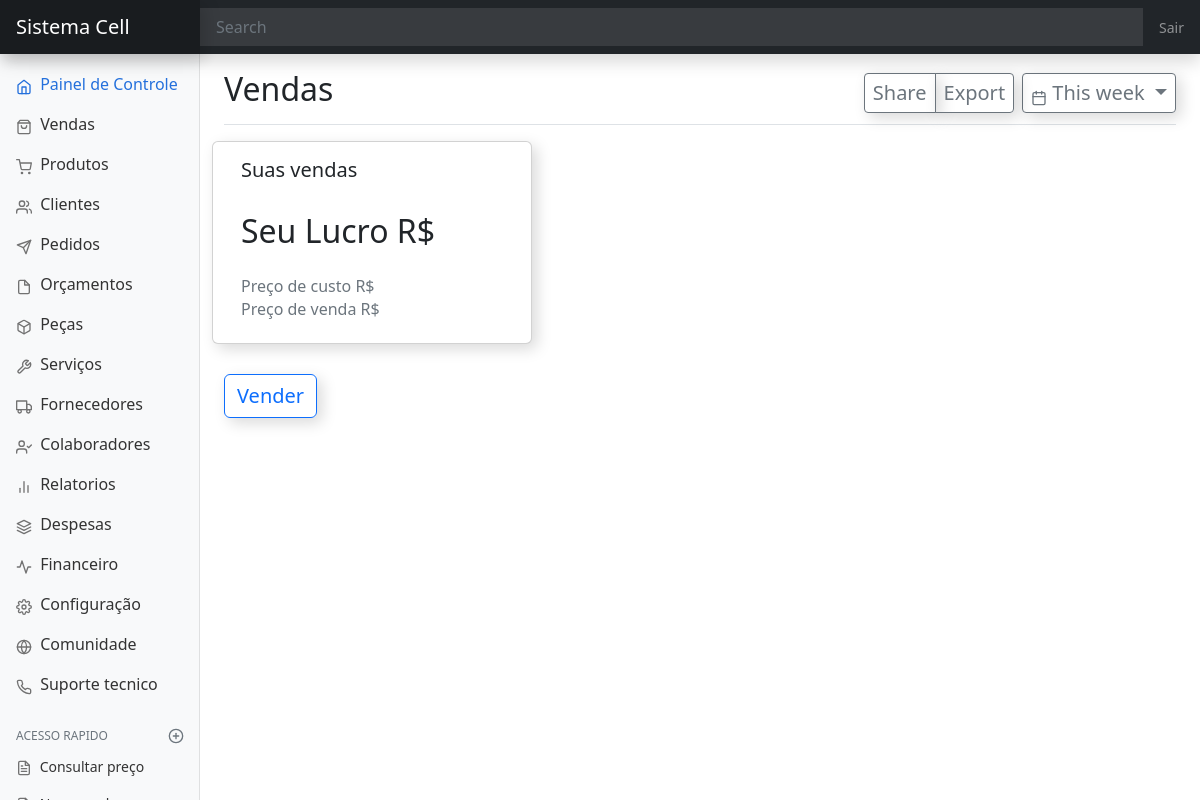
The app's page /vendas/ (signed in), older data.
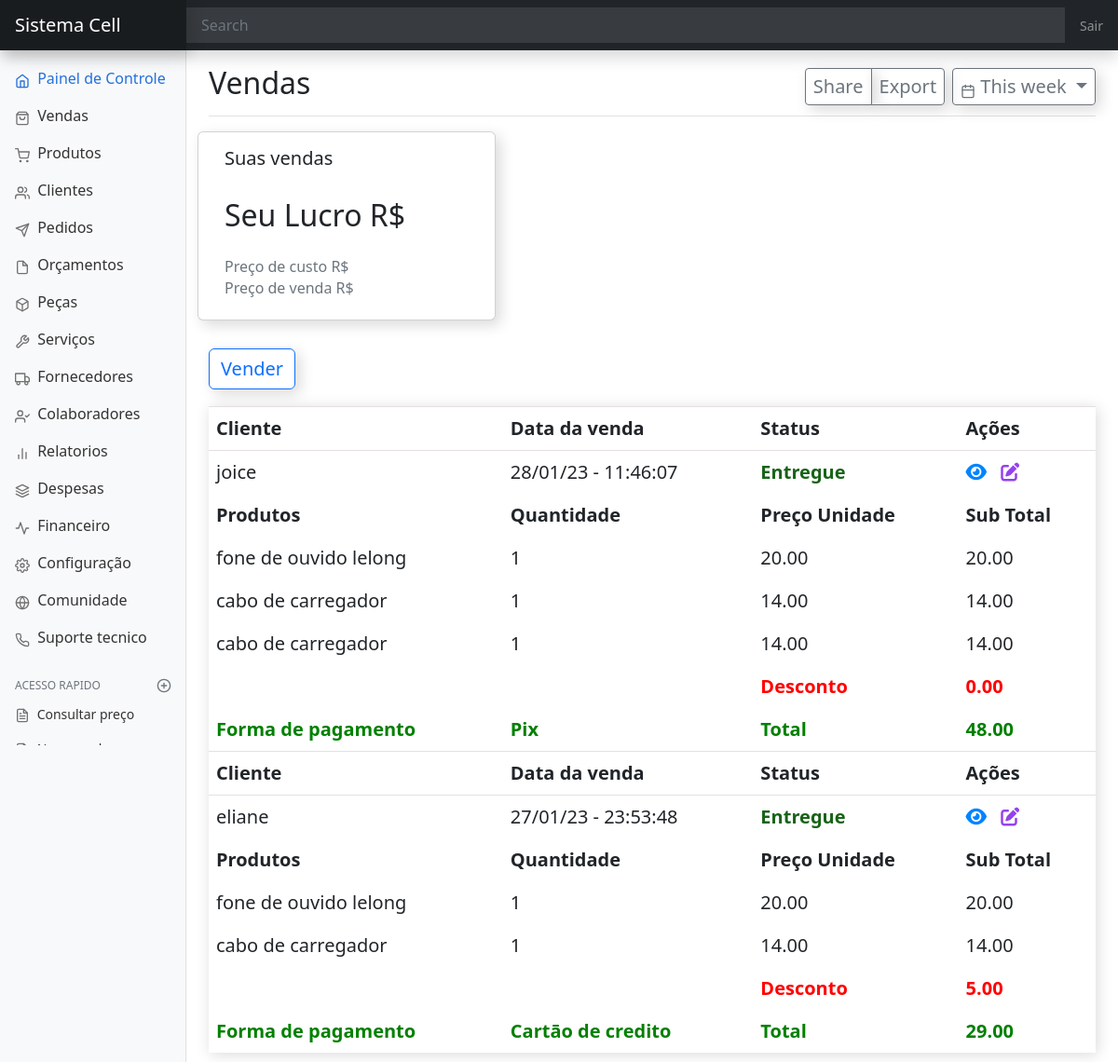
The same page, newer data.
### venda/models.py (models this page shows, shortened)
class Vendas(models.Model):
    ENTREGUE = 'Entregue'
    CANCELADA = 'Cancelada'
    TROCA = 'Troca de produto'
    RETORNO_GARANTIA = 'Retorno garantia'
    STATUS = [
        (ENTREGUE, 'Concluida e entregue'),
        (CANCELADA, 'Cancelada e estornada'),
        (TROCA, 'Troca de produto'),
        (RETORNO_GARANTIA, 'Retorno para garantia')
    ]
    PIX = 'Pix'
    CARTAO_CREDITO = 'Cartāo de credito'
    CARTAO_DEBITO = 'Cartāo de debito'
    DINHEIRO = 'Dinheiro'
    FIADO = 'Fiado a receber'
    FORMA_PAGAMENTO = [
        (PIX, 'Pix'),
        (CARTAO_CREDITO, 'Cartāo de credito'),
        (CARTAO_DEBITO, 'Cartāo de debito'),
        (DINHEIRO, 'Dinheiro'),
        (FIADO, 'Fiado a receber')
    ]
    usuario = models.ForeignKey(User, on_delete=models.PROTECT)
    data_criacao = models.DateTimeField(auto_now_add=True)
    data_edicao = models.DateTimeField(auto_now=True)
    cliente = models.ForeignKey(Cliente, on_delete=models.CASCADE)
    vendedor = models.ForeignKey(Colaborador, on_delete=models.CASCADE)
    desconto = models.DecimalField(max_digits=9, decimal_places=2, null=True, blank=True)
    forma_pagamento = models.CharField(choices=FORMA_PAGAMENTO, max_length=20, default=PIX)
    observacao = models.TextField(null=True, blank=True)
    status = models.CharField(choices=STATUS, max_length=20, default=ENTREGUE)
    class Meta:
        ordering = ('-pk',)
    def total(self):
        qs = self.vendas_items.filter(vendas=self.pk).values_list(
            'preco', 'quantidade') or 0
        t = 0 if isinstance(qs, int) else sum(map(lambda q: q[0] * q[1], qs))
        desc = t - self.desconto
        return desc

class ItemsVenda(models.Model):
    vendas = models.ForeignKey(Vendas,
                               on_delete=models.SET_NULL,
                               related_name='vendas_items',
                               blank=True,
                               null=True,
                               )
    produto = models.ForeignKey(Produto,
                                on_delete=models.CASCADE)
    quantidade = models.IntegerField()
    preco = models.DecimalField(max_digits=9, decimal_places=2)
    class Meta:
        ordering = ('pk',)
    def subtotal(self):
        return self.quantidade * self.preco

### cliente/models.py (models this page shows, shortened)
class Cliente(models.Model):
    usuario = models.ForeignKey(User, on_delete=models.PROTECT)
    data_criacao = models.DateTimeField(auto_now_add=True, editable=False)
    data_edicao = models.DateTimeField(auto_now=True, editable=False)
    nome_cliente = models.CharField(max_length=90)
    data_nascimento = models.DateField(null=True, blank=True)
    cpf = models.CharField(max_length=14, null=True, blank=True)
    telefone_contato = models.CharField(max_length=15)
    telefone_contato_2 = models.CharField(max_length=15, null=True, blank=True)
    rua = models.CharField(max_length=99, null=True, blank=True)
    numero_casa = models.IntegerField(null=True, blank=True)
    bairro = models.CharField(max_length=90, null=True, blank=True)
    observacao = models.TextField(null=True, blank=True)

### produto/models.py (models this page shows, shortened)
class Produto(models.Model):
    FONES = 'FN'
    CAPAS = 'CP'
    PELICULAS = 'PL'
    ADAPTADORES = 'AD'
    CABOS = 'CB'
    CELULARES = 'CL'
    IPHONES = 'IP'
    CARREGADORES = 'CR'
    FONTES = 'FT'
    DIVERSOS = 'DV'
    INFORMATICA = 'IN'
    CATEGORIAS_PRODUTOS = [
        (FONES, 'Fones'),
        (CABOS, 'Cabos'),
        (CAPAS, 'Capas'),
        (PELICULAS, 'Peliculas'),
        (ADAPTADORES, 'Adaptadores'),
        (CELULARES, 'Celulares'),
        (IPHONES, 'iPhones'),
        (CARREGADORES, 'Carregadores'),
        (FONTES, 'Fontes'),
        (DIVERSOS, 'Diversos'),
        (INFORMATICA, 'Informatica')
    ]
    PIX = 'Cartāo de credito'
    CARTAO_CREDITO = 'Cartāo de credito'
    CARTAO_DEBITO = 'Cartāo de debito'
    DINHEIRO = 'Dinheiro'
    FIADO = 'Fiado a pagar'
    FORMA_PAGAMENTO = [
        (PIX, 'Pix'),
        (CARTAO_CREDITO, 'Cartāo de credito'),
        (CARTAO_DEBITO, 'Cartāo de debito'),
        (DINHEIRO, 'Dinheiro'),
        (FIADO, 'Fiado a pagar')
    ]
    usuario = models.ForeignKey(User, on_delete=models.PROTECT)
    data_criacao = models.DateTimeField(auto_now_add=True)
    data_edicao = models.DateTimeField(auto_now=True)
    nome_produto = models.CharField(max_length=99)
    categoria_produtos = models.CharField(max_length=2, choices=CATEGORIAS_PRODUTOS, null=True, blank=True)
    quantidade = models.IntegerField()
    codigo_de_barras = models.IntegerField(null=True, blank=True)
    preco_de_custo = models.DecimalField(max_digits=9, decimal_places=2)
    preco = models.DecimalField(max_digits=9, decimal_places=2)
    forma_pagamento = models.CharField(choices=FORMA_PAGAMENTO, max_length=21, default=PIX)
    fornecedor = models.ForeignKey(Fornecedores, on_delete=models.CASCADE, null=True, blank=True)
    observacao = models.TextField(null=True, blank=True)
    def __str__(self):
        return self.nome_produto

### venda/views.py (the view)
# urls.py: path('vendas/', login_required(ListaVendas.as_view()), name='vendas'),
class ListaVendas(ListView):
    template_name = 'vendas/pagina-inicial-vendas.html'
    model = Vendas
    def get_queryset(self):
        return Vendas.objects.filter(usuario=self.request.user)

### venda/templates/vendas/pagina-inicial-vendas.html (shortened to what this page needs)
{% extends 'dashboard/pagina-inicial.html' %}
{% block titulo %}
Vendas
{% endblock titulo %}
{% block conteudo %}<div class="teste">
    <div class="row" id="relatorio-venda">
        <div class="card">
            <div class="card-body">
                <h5 class="card-title">Suas vendas <b></b></h5>
                <h2 class="card-text">Seu Lucro R$</h2>
                <h6 class="card-subtitle mb-2 text-muted">Preço de custo R$</h6>
                <h6 class="card-subtitle mb-2 text-muted">Preço de venda R$</h6>
            </div>
        </div>
    </div>
    <div style="margin-top: 30px;">
        <a class="btn btn-outline-primary" data-toggle="modal" data-target="#staticBackdrop" hx-get="{% url 'cadastrar-vendas' %}"
            hx-target="#addConteudo" hx-swap="innerHTML">Vender
        </a>
    </div>
    <div style="padding-top: 18px;">
        <table class="table table-borderless table-hover" style="box-shadow: 2px 2px 15px 0px rgba(4, 4, 4, 0.15);">
            <tbody id="vendas-Tbody">
                {% include 'vendas/tabela/tabela-venda.html' %}
            </tbody>
        </table>
    </div>
</div>
{% endblock conteudo %}

### dashboard/templates/dashboard/pagina-inicial.html (shortened to what this page needs)
{% load static %}
<!doctype html>
<html lang="pt-br">
<head>
    <link href="{% static 'css/bootstrap.min.css' %}" rel="stylesheet">
    <link href="https://cdn.jsdelivr.net/npm/bootstrap@5.2.1/dist/css/bootstrap.min.css" rel="stylesheet">
    <link href="{% static 'css/dashboard.css' %}" rel="stylesheet">
   <link rel="stylesheet" type="text/css" href="https://cdn.datatables.net/v/bs5/dt-1.12.1/datatables.min.css"/>
    <link rel="stylesheet" href="https://cdnjs.cloudflare.com/ajax/libs/font-awesome/6.2.0/css/all.min.css"
/>
    <link href="https://cdn.jsdelivr.net/npm/select2@4.1.0-rc.0/dist/css/select2.min.css" rel="stylesheet"/>
</head>
<body>
<nav class="navbar navbar-dark sticky-top bg-dark flex-md-nowrap p-0 shadow">
    <a class="navbar-brand col-md-3 col-lg-2 mr-0 px-3" href="#">Sistema Cell</a>
    <input class="form-control form-control-dark w-100" type="text" placeholder="Search" aria-label="Search">
    <ul class="navbar-nav px-3">
        <li class="nav-item text-nowrap">
            <a class="nav-link" href="{% url 'logout' %}">Sair</a>
        </li>
    </ul>
</nav>
<div class="container-fluid">
    <div class="row">
        <nav id="sidebarMenu" class="col-md-3 col-lg-2 d-md-block bg-light sidebar collapse">
            <div class="sidebar-sticky pt-3">
                <ul class="nav flex-column" style="font-size: 16px;">
                    <li class="nav-item">
                        <a class="nav-link active" href="{% url 'inicio' %}">
                            <span data-feather="home"></span>
                            Painel de Controle <span class="sr-only">(current)</span>
                        </a>
                    </li>
                    <li class="nav-item">
                        <a class="nav-link" href="{% url 'vendas'  %}">
                            <span data-feather="shopping-bag"></span>
                            Vendas
                        </a>
                    </li>
                    <li class="nav-item">
                        <a class="nav-link" href="{% url 'produtos' %}">
                            <span data-feather="shopping-cart"></span>
                            Produtos
                        </a>
                    </li>
                    <li class="nav-item">
                        <a class="nav-link" href="{% url 'cliente' %}">
                            <span data-feather="users"></span>
                            Clientes
                        </a>
                    </li>
                    <li class="nav-item">
                        <a class="nav-link" href="#">
                            <span data-feather="send"></span>
                            Pedidos
                        </a>
                    </li>
                    <li class="nav-item">
                        <a class="nav-link" href="{% url 'orcamento' %}">
                            <span data-feather="file"></span>
                            Orçamentos
                        </a>
                    </li>
                    <li class="nav-item">
                        <a class="nav-link" href="{% url 'pecas' %}">
                            <span data-feather="box"></span>
                            Peças
                        </a>
                    </li>
                    <li class="nav-item">
                        <a class="nav-link" href="{% url 'servicos' %}">
                            <span data-feather="tool"></span>
                            Serviços
                        </a>
                    </li>
                    <li class="nav-item">
                        <a class="nav-link" href="{% url 'fornecedor' %}">
                            <span data-feather="truck"></span>
                            Fornecedores
                        </a>
                    </li>
                    <li class="nav-item">
                        <a class="nav-link" href="{% url 'colaborador' %}">
                            <span data-feather="user-check"></span>
                            Colaboradores
                        </a>
                    </li>
                    <li class="nav-item">
                        <a class="nav-link" href="{% url 'relatorio' %}">
                            <span data-feather="bar-chart-2"></span>
                            Relatorios
                        </a>
                    </li>
                    <li class="nav-item">
                        <a class="nav-link" href="{% url 'despesa' %}">
                            <span data-feather="layers"></span>
                            Despesas
                        </a>
                    </li>
                    <li class="nav-item">
                        <a class="nav-link" href="{% url 'financeiro' %}">
                            <span data-feather="activity"></span>
                            Financeiro
                        </a>
                    </li>
                    <li class="nav-item">
                        <a class="nav-link" href="{% url 'configuracao' %}">
                            <span data-feather="settings"></span>
                            Configuração
                        </a>
                    </li>
                    <li class="nav-item">
                        <a class="nav-link" href="{% url 'comunidade' %}">
                            <span data-feather="globe"></span>
                            Comunidade
                        </a>
                    </li>
                    <li class="nav-item">
                        <a class="nav-link" href="#">
                            <span data-feather="phone"></span>
                            Suporte tecnico
                        </a>
                    </li>
                </ul>
                <h6 class="sidebar-heading d-flex justify-content-between align-items-center px-3 mt-4 mb-1 text-muted">
                    <span>ACESSO RAPIDO</span>
                    <a class="d-flex align-items-center text-muted" href="#" aria-label="Add a new report">
                        <span data-feather="plus-circle"></span>
                    </a>
                </h6>
                <ul class="nav flex-column mb-2">
                    <li class="nav-item">
                        <a class="nav-link" href="#">
                            <span data-feather="file-text"></span>
                            Consultar preço
                        </a>
                    </li>
                    <li class="nav-item">
                        <a class="nav-link" data-toggle="modal"
                           data-target="#staticBackdrop"
                           hx-get="{% url 'vendas' %}"
                           hx-target="#addConteudo"
                           hx-swap="innerHTML">
                            <span data-feather="file-text"></span>
                        </a>
                    </li>
                </ul>
            </div>
        </nav>
        <main role="main" class="col-md-9 ml-sm-auto col-lg-10 px-md-4">
            <div class="d-flex justify-content-between flex-wrap flex-md-nowrap align-items-center pt-3 pb-2 mb-3 border-bottom" >
                <h1 class="h2">{% block titulo %}Painel de controle{% endblock titulo %}</h1>
                <div class="btn-toolbar mb-2 mb-md-0">
                    <div class="btn-group mr-2">
                        <button type="button" class="btn btn-sm btn-outline-secondary">Share</button>
                        <button type="button" class="btn btn-sm btn-outline-secondary">Export</button>
                    </div>
                    <button type="button" class="btn btn-sm btn-outline-secondary dropdown-toggle">
                        <span data-feather="calendar"></span>
                        This week
                    </button>
                </div>
            </div>
            {% block conteudo %}
            {% endblock conteudo %}
        </main>
    </div>
</div>
</body>
</html>

### venda/templates/vendas/tabela/tabela-venda.html
{% for object in object_list %}
  {% include 'vendas/tabela/linhas-tabela-vendas.html' %}
{% endfor %}

### venda/templates/vendas/tabela/linhas-tabela-vendas.html
<tr id="trVenda{{ object.pk }}" style="border-bottom: 0.15px solid rgb(229, 224, 224); border-top: 0.15px solid rgb(229, 224, 224); ">
    <th>Cliente</th>
    <th>Data da venda</th>
    <th>Status</th>
    <th>Ações</th>
</tr>
<tr>
    <td>{{object.cliente.nome_cliente}}</td>
    <td>{{object.data_criacao|date:'d/m/y - H:i:s'}}</td>
    {% if object.status == 'Entregue' %}
    <th style="color: rgb(23, 99, 23);">{{ object.status }}</th>
    {% else %}
    <th>{{ object.status }}</th>
    {% endif %}
    <td>
        <a style="text-decoration: none;" hx-get="{% url 'detalhe-vendas' object.pk %}" data-toggle="modal"
            data-target="#staticBackdrop" hx-target="#addConteudo">
            <i class="fa-solid fa-eye" style="color: rgb(0, 132, 255);"></i>
        </a>
        <a href="" hx-get="{% url 'editar-vendas' object.pk %}" data-toggle="modal"
        data-target="#staticBackdrop" hx-target="#addConteudo">
            <i class="fa-solid fa-pen-to-square" style="margin-left: 10px; color: #9442ED;"></i>
        </a>
    </td>
</tr>
<tr>
    <th>Produtos</th>
    <th>Quantidade</th>
    <th>Preço Unidade</th>
    <th>Sub Total</th>
</tr>
{% for items in object.vendas_items.all %}
<tr>
    <td>{{ items.produto }}</td>
    <td>{{ items.quantidade }}</td>
    <td>{{ items.preco }}</td>
    <td>{{ items.subtotal }}</td>
</tr>
{% endfor %}
<tr style="color: red;">
    <td></td>
    <td></td>
    <th>Desconto</th>
    <th>{{ object.desconto }}</th>
</tr>
<tr style="color: green;">
    <th>Forma de pagamento</th>
    <th>{{object.forma_pagamento}}</th>
    <th>Total</th>
    <th>{{ object.total }}</th>
</tr>

Row changes from the older to the newer data that the page shows:
added Vendas: cliente.nome_cliente "joice", data_criacao "28/01/23 - 11:46:07", status "Entregue", desconto "0.00", forma_pagamento "Pix", total "48.00"
added ItemsVenda: produto "fone de ouvido lelong", quantidade "1", preco "20.00", subtotal "20.00", shown under "joice"
added ItemsVenda: produto "cabo de carregador", quantidade "1", preco "14.00", subtotal "14.00", shown under "joice"
added ItemsVenda: produto "cabo de carregador", quantidade "1", preco "14.00", subtotal "14.00", shown under "joice"
added Vendas: cliente.nome_cliente "eliane", data_criacao "27/01/23 - 23:53:48", status "Entregue", desconto "5.00", forma_pagamento "Cartāo de credito", total "29.00"
added ItemsVenda: produto "fone de ouvido lelong", quantidade "1", preco "20.00", subtotal "20.00", shown under "eliane"
added ItemsVenda: produto "cabo de carregador", quantidade "1", preco "14.00", subtotal "14.00", shown under "eliane"
